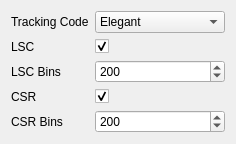
             <widget class="QWidget" name="tab_10">
              <attribute name="title">
               <string>Settings</string>
              </attribute>
              <layout class="QFormLayout" name="formLayout">
               <item row="0" column="0">
                <widget class="QLabel" name="label_4">
                 <property name="text">
                  <string>Tracking Code</string>
                 </property>
                </widget>
               </item>
               <item row="0" column="1">
                <widget class="QComboBox" name="comboBox_3">
                 <property name="minimumSize">
                  <size>
                   <width>130</width>
                   <height>0</height>
                  </size>
                 </property>
                 <property name="accessibleName">
                  <string>simulation:tracking_code:BA1</string>
                 </property>
                 <property name="currentIndex">
                  <number>1</number>
                 </property>
                 <item>
                  <property name="text">
                   <string>ASTRA</string>
                  </property>
                 </item>
                 <item>
                  <property name="text">
                   <string>Elegant</string>
                  </property>
                 </item>
                </widget>
               </item>
               <item row="1" column="0">
                <widget class="QLabel" name="label_22">
                 <property name="text">
                  <string>LSC</string>
                 </property>
                </widget>
               </item>
               <item row="1" column="1">
                <widget class="QCheckBox" name="checkBox_8">
                 <property name="accessibleName">
                  <string>simulation:lsc:BA1</string>
                 </property>
                 <property name="text">
                  <string/>
                 </property>
                 <property name="checked">
                  <bool>true</bool>
                 </property>
                </widget>
               </item>
               <item row="2" column="0">
                <widget class="QLabel" name="label_20">
                 <property name="text">
                  <string>LSC Bins</string>
                 </property>
                </widget>
               </item>
               <item row="2" column="1">
                <widget class="QSpinBox" name="spinBox_7">
                 <property name="accessibleName">
                  <string>simulation:lsc_bins:BA1</string>
                 </property>
                 <property name="maximum">
                  <number>1000</number>
                 </property>
                 <property name="value">
                  <number>200</number>
                 </property>
                </widget>
               </item>
               <item row="3" column="0">
                <widget class="QLabel" name="label_19">
                 <property name="text">
                  <string>CSR</string>
                 </property>
                </widget>
               </item>
               <item row="3" column="1">
                <widget class="QCheckBox" name="checkBox_9">
                 <property name="accessibleName">
                  <string>simulation:csr:BA1</string>
                 </property>
                 <property name="text">
                  <string/>
                 </property>
                 <property name="checked">
                  <bool>true</bool>
                 </property>
                </widget>
               </item>
               <item row="4" column="0">
                <widget class="QLabel" name="label_21">
                 <property name="text">
                  <string>CSR Bins</string>
                 </property>
                </widget>
               </item>
               <item row="4" column="1">
                <widget class="QSpinBox" name="spinBox_8">
                 <property name="accessibleName">
                  <string>simulation:csr_bins:BA1</string>
                 </property>
                 <property name="minimum">
                  <number>10</number>
                 </property>
                 <property name="maximum">
                  <number>1000</number>
                 </property>
                 <property name="singleStep">
                  <number>10</number>
                 </property>
                 <property name="value">
                  <number>200</number>
                 </property>
                </widget>
               </item>
              </layout>
             </widget>
